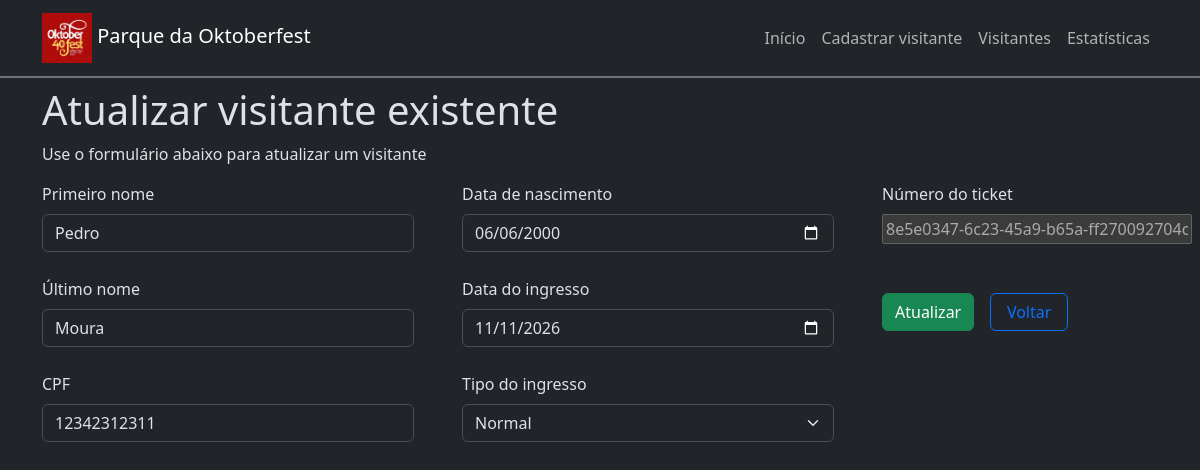
Page /visitors/update/24/ on the earlier database version.
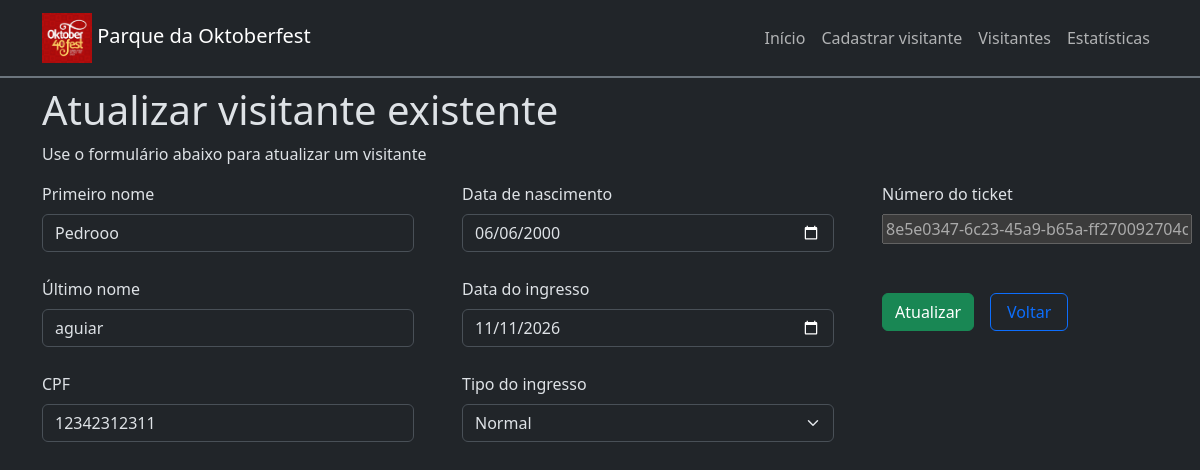
Same page on the later database version.
### app/models.py (models this page shows, shortened)
class Visitor(models.Model):
    class TicketType(models.IntegerChoices):
        NORMAL = 1, 'Normal'
        VIP = 2, 'VIP'
        PREMIUM = 3, 'Premium'
    first_name = models.CharField(max_length=100)
    last_name = models.CharField(max_length=100)
    cpf = models.CharField(max_length=11, unique=True, error_messages={
        'unique' : 'Visitante cadastrado com esse CPF já existente.'
    })
    birth_date = models.DateField()
    ticket_date = models.DateField(validators=[validate_date])
    ticket_type = models.IntegerField(choices=TicketType.choices)
    ticket_number = models.CharField(255)

### app/views.py (the view)
# urls.py: path('visitors/update/<int:id>/', views.update_visitor, name='update_visitor'),
def update_visitor(request, id):
    visitor = Visitor.objects.get(pk=id)
    if request.method == 'POST':
        visitor_form = UpdateVisitorForm(request.POST, instance=visitor)
        if visitor_form.is_valid():
            visitor_form.save()
            return redirect('visitors')
    else:
        visitor_form = UpdateVisitorForm(instance=visitor)
    response = {
           'form': visitor_form,
           'ticket_number': visitor.ticket_number
       }
    return render(request, 'update-visitor.html', response)

### app/forms/update_visitor_form.py
class UpdateVisitorForm(forms.ModelForm):
    class Meta:
        model = Visitor
        fields = [
            'first_name',
            'last_name',
            'cpf',
            'birth_date',
            'ticket_date',
            'ticket_type'
        ]

### app/templates/update-visitor.html (shortened to what this page needs)
{% extends 'base.html' %}
{% block content %}
<div>
    <h1>Atualizar visitante existente</h1>
    <p>Use o formulário abaixo para atualizar um visitante</p>
    <form action="./" method="post">
        <div class="d-flex gap-5 flex-wrap">
            <div class="col-4">
                <label for="first_name" class="form-label">Primeiro nome</label>
                <input type="text" class="form-control" id="first_name" name="first_name" value="{{ form.first_name.value }}">
                <div class="form-text text-danger">
                </div>
                <label for="last_name" class="form-label">Último nome</label>
                <input type="text" class="form-control" id="last_name" name="last_name" value="{{ form.last_name.value }}">
                <div class="form-text text-danger">
                </div>
                <label for="cpf" class="form-label">CPF</label>
                <input type="text" class="form-control" id="cpf" name="cpf" value="{{ form.cpf.value }}">
                <div class="form-text text-danger">
                </div>
            </div>
            <div class="col-4">
                <label for="birth_date" class="form-label">Data de nascimento</label>
                <input type="date" class="form-control" id="birth_date" name="birth_date"
                    value="{{ form.instance.birth_date|date:'Y-m-d' }}">
                    <div class="form-text text-danger">
                </div>
                <label for="ticket_date" class="form-label">Data do ingresso</label>
                <input type="date" class="form-control" id="ticket_date" name="ticket_date"
                    value="{{ form.instance.ticket_date|date:'Y-m-d' }}">
                     <div class="form-text text-danger">
                </div>
                <label for="ticket_type" class="form-label">Tipo do ingresso</label>
                <select name="ticket_type" id="ticket_type" class="form-select">
                    <option value="1" {% if form.instance.ticket_type == 1 %} selected {% endif %}>Normal</option>
                </select>
            </div>
            <div class="col-2">
                <div>
                    <label for="ticket_number" class="form-label">Número do ticket</label>
                    <input disabled value="{{ form.instance.ticket_number }}" style="width: 310px;">
                    <div class="form-text text-danger">
                    </div>
                </div>
                <div class="d-flex justify-content-end gap-3">
                    <input type="submit" value="Atualizar" class="btn btn-success mt-4  btn-custom">
                    <a href="../../" class="btn btn-outline-primary mt-4 btn-custom">Voltar</a>
                </div>
            </div>
        </div>
    </form>
</div>
{% endblock %}

Differences in the rows shown:
changed Visitor "Normal": first_name "Pedro" → "Pedrooo"; last_name "Moura" → "aguiar"
